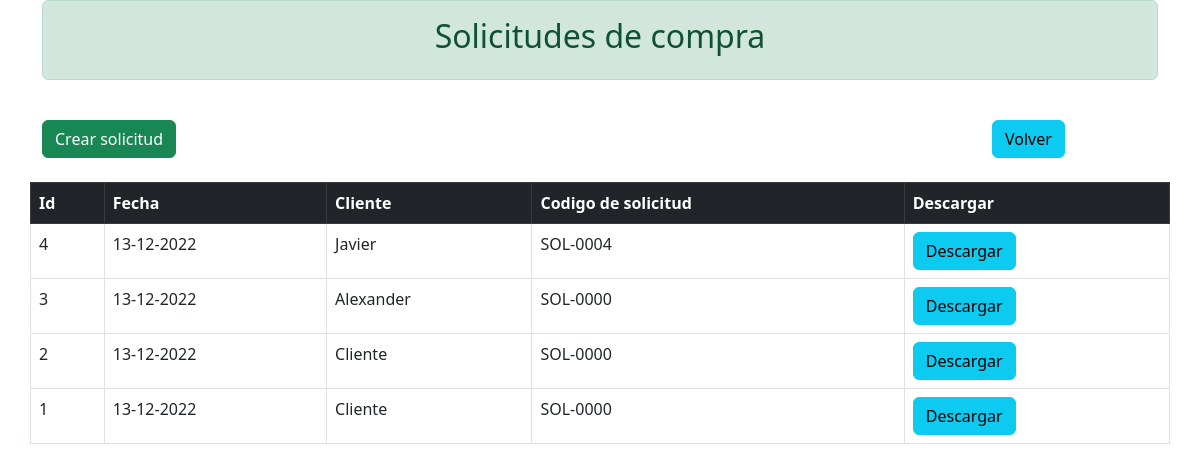
The app's page /proyCurso/verSolicitudes with its own data.
### proyCurso/models.py (models this page shows)
class solicitud(models.Model):
    idProductos = models.CharField(max_length=256,default='')
    nombreProductos = models.CharField(max_length=512,default='')
    cantidadProductos = models.CharField(max_length=512,default='')
    fecha = models.DateField(default=datetime.datetime.now())
    cliente = models.CharField(max_length=128,default='Cliente')
    codigoSolicitud = models.CharField(max_length=128,default='SOL-0000')

### proyCurso/views.py (the view)
# urls.py: path('verSolicitudes',views.verSolicitudes,name='verSolicitudes'),
def verSolicitudes(request):
    solicitudesTotales = solicitud.objects.all().order_by('-id')
    return render(request,'proyCurso/verSolicitudes.html',{
        'solicitudes':solicitudesTotales,
    })

### proyCurso/templates/proyCurso/verSolicitudes.html (shortened to what this page needs)
<!DOCTYPE html>
<html>
    <head>
        <link href="https://cdn.jsdelivr.net/npm/bootstrap@5.2.3/dist/css/bootstrap.min.css" rel="stylesheet">
    </head>
    <body>
        <div class="container">
            <div class="alert alert-success text-center">
                <h2>Solicitudes de compra</h2>
            </div>
            <br>
            <div class="row">
                <div class="col-2">
                    <a class="btn btn-success" href="{% url 'proyCurso:crearSolicitud' %}">Crear solicitud</a>
                </div>
                <div class="col-8">
                </div>
                <div class="col-2">
                    <a class="btn btn-info" href="{% url 'proyCurso:dashboard' %}">Volver</a>
                </div>
            </div>
            <br>
            <div class="row">
                <table class="table table-bordered">
                    <thead class="table-dark">
                        <th>Id</th>
                        <th>Fecha</th>
                        <th>Cliente</th>
                        <th>Codigo de solicitud</th>
                        <th>Descargar</th>
                    </thead>
                    <tbody>
                        {% for solicitud in solicitudes %}
                        <tr>
                            <td>{{ solicitud.id }}</td>
                            <td>{{ solicitud.fecha|date:'d-m-Y' }}</td>
                            <td>{{ solicitud.cliente }}</td>
                            <td>{{ solicitud.codigoSolicitud }}</td>
                            <td><a class="btn btn-info" href="{% url 'proyCurso:descargar_solicitud' solicitud.id %}">Descargar</a></td>
                        </tr>
                        {% endfor %}
                    </tbody>
                </table>
            </div>
        </div>
    </body>
</html>

### records on screen
solicitud: id "4", fecha "13-12-2022", cliente "Javier", codigoSolicitud "SOL-0004"
solicitud: id "3", fecha "13-12-2022", cliente "Alexander", codigoSolicitud "SOL-0000"
solicitud: id "2", fecha "13-12-2022", cliente "Cliente", codigoSolicitud "SOL-0000"
solicitud: id "1", fecha "13-12-2022", cliente "Cliente", codigoSolicitud "SOL-0000"
